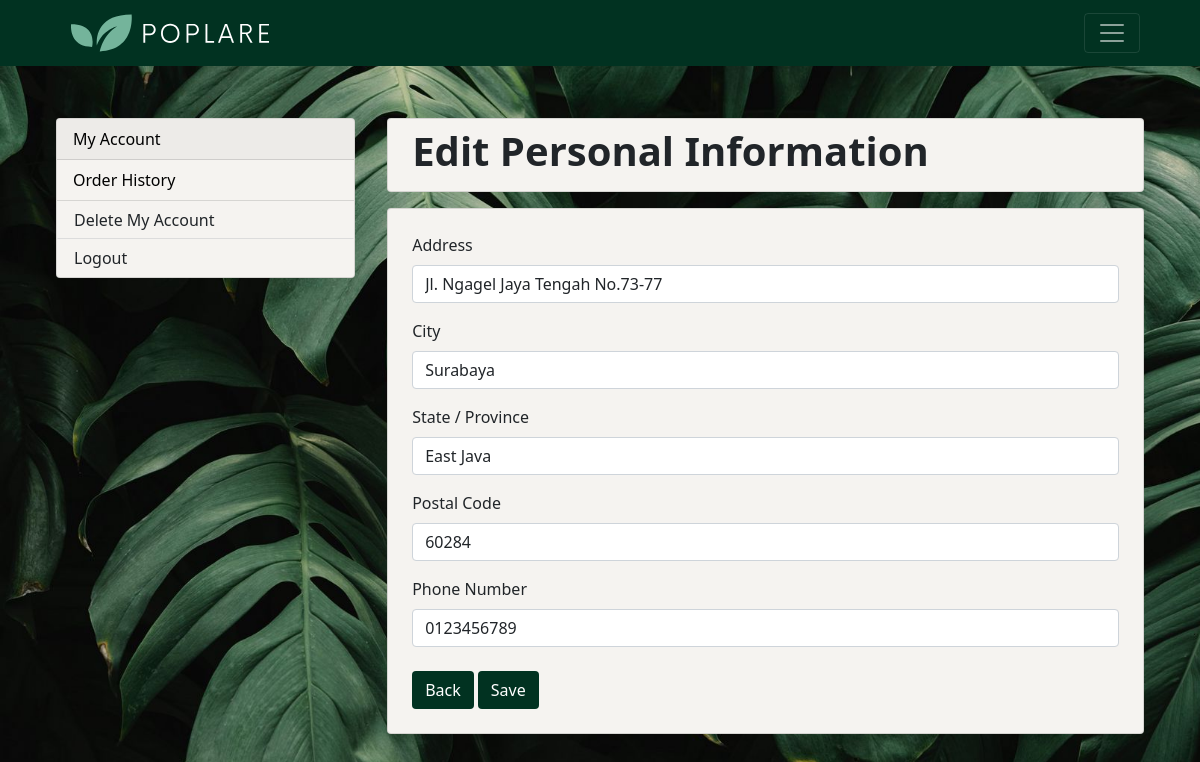
The page /editshipping.php (signed in) on the database its author committed.
### tables this page shows
CREATE TABLE `shipping` (
  `id_shipping` int(11) NOT NULL,
  `id_user` int(11) NOT NULL,
  `address` varchar(255) DEFAULT NULL,
  `city` varchar(255) DEFAULT NULL,
  `province` varchar(255) DEFAULT NULL,
  `postcode` varchar(15) DEFAULT NULL,
  `phone` varchar(15) DEFAULT NULL
);

### editshipping.php (the view, shortened to what this page needs)
<?php
    require_once("./conn.php");
    $username = $_SESSION["username"];
    $stmt = $conn->query("SELECT * FROM users WHERE username='$username'");
    $user = $stmt->fetch_assoc();
    $idUser = $user["id_user"];
    $stmt = $conn->query("SELECT * FROM shipping WHERE id_user='$idUser'");
    $userShip = $stmt->fetch_assoc();
?>
<!DOCTYPE html>
<html lang="en">
<head>
    <link href="https://cdn.jsdelivr.net/npm/bootstrap@5.1.3/dist/css/bootstrap.min.css" rel="stylesheet">
    <link rel="stylesheet" href="https://cdnjs.cloudflare.com/ajax/libs/font-awesome/4.7.0/css/font-awesome.min.css">
</head>
<body style="background-color: #f5f3f0;">
<nav class="navbar navbar-expand-xxl navbar-dark ps-xl-5 pe-xl-5 fixed-top" style="background-color: #013221;" id="mynav">
<div class="container-fluid navku">
    <a href="index.php" class="logo">
    <div style="transform: scale(0.9);"></div>
    </a>
    <button class="navbar-toggler" type="button" data-bs-toggle="collapse" data-bs-target="#navbarSupportedContent" aria-controls="navbarSupportedContent" aria-expanded="false" aria-label="Toggle navigation">
        <span class="navbar-toggler-icon"></span>
    </button>
</div>
</nav>
    <div class="content ps-5 pe-5 pt-5 pb-5" style="margin-top:62px;">
        <div class="left p-2 pe-4">
            <div class="card" style="background-color: #f5f3f0;">
                <div class="card-header">
                <a href="useraccount.php" style="color: black; text-decoration: none;">My Account</a>
                </div>
                <ul class="list-group list-group-flush">
                    <li class="list-group-item" style="background-color: #f5f3f0;"><a href="orderhistory.php" style="color: black; text-decoration: none;">Order History</a></li>
                    <button class="btn ps-3" id="menuDelete" class="menuDelete" style="background-color: #f5f3f0; width: 100%; text-align: left; border-bottom: 1px solid gainsboro; border-radius: 0;" onclick="popup()">Delete My Account</button>
                    <form action="#" method="POST">
                        <button class="btn ps-3" name="btnLogout" style="background-color: #f5f3f0; width: 100%; text-align: left;">Logout</button>
                    </form>
                </ul>
            </div>
        </div>
        <div class="right p-2">
            <div class="title card p-2 ps-4 mb-3" style="background-color: #f5f3f0;">
                <h1><b>Edit Personal Information</b></h1>
            </div>
            <div class="shippingInfo card p-4 mb-3" style="background-color: #f5f3f0;">
                <form action="usercontrol.php" method="POST">
                    <div class="mb-3">
                        <label class="form-label">Address</label>
                        <input type="text" name="address" class="form-control" id="address" value='<?= $userShip["address"] ?>'>
                    </div>
                    <div class="mb-3">
                        <label class="form-label">City</label>
                        <input type="text" name="city" class="form-control" id="city" value='<?= $userShip["city"] ?>'>
                    </div>
                    <div class="mb-3">
                        <label class="form-label">State / Province</label>
                        <input type="text" name="province" class="form-control" id="province" value='<?= $userShip["province"] ?>'>
                    </div>
                    <div class="mb-3">
                        <label class="form-label">Postal Code</label>
                        <input type="text" name="postcode" class="form-control" id="postcode" value='<?= $userShip["postcode"] ?>'>
                    </div>
                    <div class="mb-3">
                        <label class="form-label">Phone Number</label>
                        <input type="text" name="phone" class="form-control" id="phone" value='<?= $userShip["phone"] ?>'>
                    </div>
                    <div class="buttons d-flex">
                        <button class="hoverable btn mt-2" name="back">Back</button>
                        <button class="hoverable btn mt-2 ms-1" name="saveShipping" value='<?= $userShip["id_shipping"] ?>'>Save</button>
                    </div>
                </form>
            </div>
        </div>
    </div>
</body>
</html>

### editshipping.php (style rules this page uses)
html,body { background-image: url("./asset/bg2.jpg"); background-size: cover; background-repeat: no-repeat; background-attachment: fixed; }
.content { width: 100%; display: flex; position: relative; user-select: none; }
.left { width: 30%; }
.right { width: 70%; }
.hoverable { background-color: #013221; color: white; }

### rows shown on the page
shipping: address "Jl. Ngagel Jaya Tengah No.73-77", city "Surabaya", province "East Java", postcode "60284", phone "0123456789"
